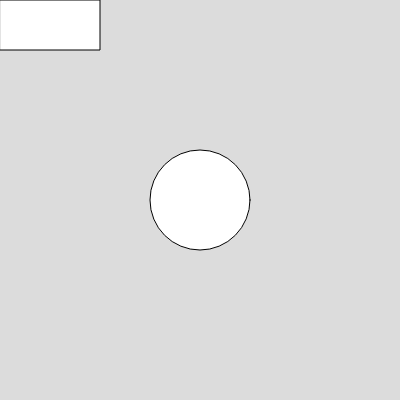
Frame 1 (no input)
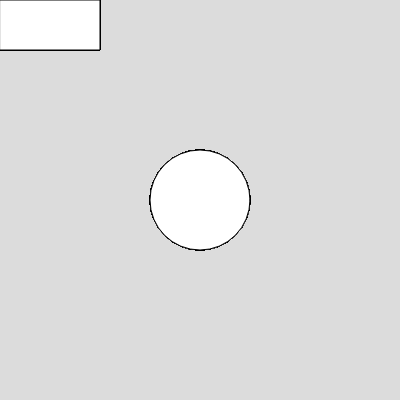
Frame 60 (no input)
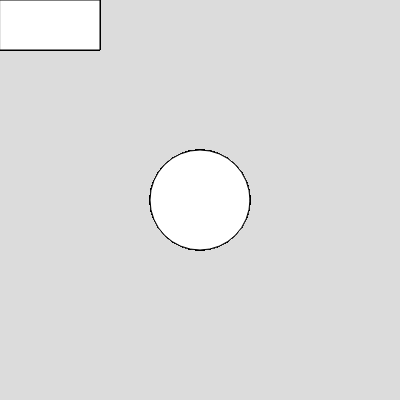
Frame 120 (the mouse pressed at the canvas centre since frame 60)

The p5.js sketch that drew these frames (run headless with seeded random() and noise() and a simulated clock; from frame 60 on, the mouse is pressed at the canvas centre):

// p5.js sketch
// ── sketch.js
let bRadius = 50;
function setup() {
  createCanvas(400, 400);
  background(220);
}

function draw() {
  ellipse(200, 200, 2*bRadius);
  rect(0, 0, 100, 50);
}

function mouseClicked() {
  // console.log("clicked");
  //code for rectangle button
  if (mouseX > 0 && mouseX < 100 && mouseY > 0 && mouseY < 50) {
    console.log("clicked in rectangle button");
    background("teal");
  }
  //code for circle button
  let distanceFromCenter = dist(200, 200, mouseX, mouseY);
  if (distanceFromCenter < bRadius) { //50 is the radius of the circle
    console.log("clicked in the ellipse button");
    background("yellow");
  }
}
